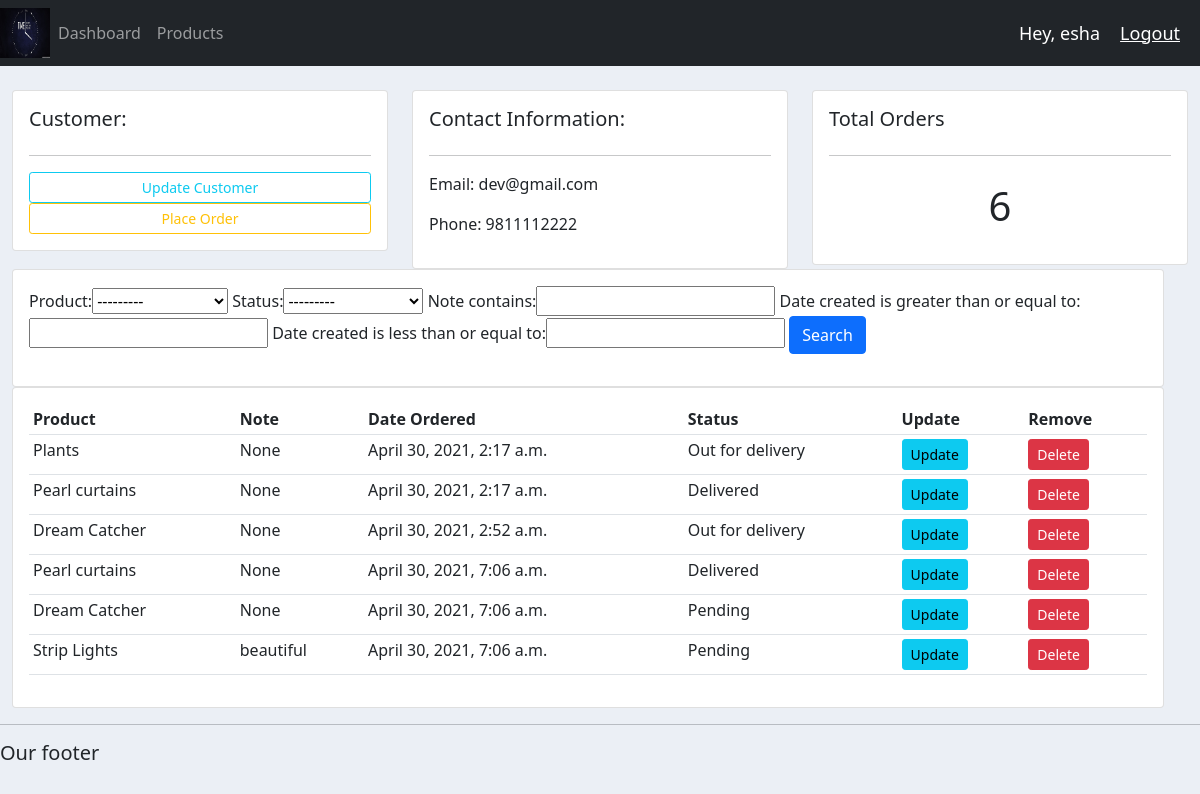
The app's page /customer/1 (signed in) with its own data.
### accounts/models.py (models this page shows, shortened)
class Customer(models.Model):
    user = models.OneToOneField(User, null=True, on_delete=models.CASCADE)
    name = models.CharField(max_length=200, null=True)
    phone = models.CharField(max_length=200, null=True)
    email = models.CharField(max_length=200, null=True)
    profile_pic = models.ImageField(null=True, blank=True)
    date_created = models.DateTimeField(auto_now_add=True, null=True)

class Order(models.Model):
    STATUS = (
        ('Pending', 'Pending'),
        ('Out for delivery', 'Out for delivery'),
        ('Delivered', 'Delivered'),
    )
    customer = models.ForeignKey(
        Customer, null=True, on_delete=models.SET_NULL)
    product = models.ForeignKey(Product, null=True, on_delete=models.SET_NULL)
    date_created = models.DateTimeField(auto_now_add=True, null=True)
    status = models.CharField(max_length=200, null=True, choices=STATUS)
    note = models.CharField(max_length=1000, null=True)

class Product(models.Model):
    CATEGORY = (
        ('Indoor', 'Indoor'),
        ('Out Door', 'Out Door')
    )
    name = models.CharField(max_length=200, null=True)
    price = models.FloatField(null=True)
    category = models.CharField(max_length=200, null=True, choices=CATEGORY)
    description = models.CharField(max_length=200, null=True, blank=True)
    date_created = models.DateTimeField(auto_now_add=True, null=True)
    tags = models.ManyToManyField(Tag)
    def __str__(self):
        return self.name

### accounts/decoraters.py (the view)
        def wrapper_func(request, *args, **kwargs):
            group = None
            if request.user.groups.exists():
                group = request.user.groups.all()[0].name
            if group in allowed_roles:
                return view_func(request, *args, **kwargs)
            else:
                return HttpResponse('You are not authorized to view this page.')

### accounts/decoraters.py (called while the page is built)
def allowed_users(allowed_roles=[]):
    def decorator(view_func):
        def wrapper_func(request, *args, **kwargs):
            group = None
            if request.user.groups.exists():
                group = request.user.groups.all()[0].name
            if group in allowed_roles:
                return view_func(request, *args, **kwargs)
            else:
                return HttpResponse('You are not authorized to view this page.')
        return wrapper_func
    return decorator

### accounts/views.py (called while the page is built)
@login_required(login_url='login')
@allowed_users(allowed_roles=['admin'])
def customer(request, pk):
    customer = Customer.objects.get(id=pk)
    orders = customer.order_set.all()
    order_count = orders.count()
    myFilter = OrderFilters(request.GET, queryset=orders)
    orders = myFilter.qs
    context = {
        'customer': customer,
        'orders': orders,
        'order_count': order_count,
        'myFilter': myFilter
    }
    return render(request, 'accounts/customer.html', context)

### accounts/templates/accounts/customer.html
{% extends 'accounts/main.html' %}
{% block content %}
<br>
<div class="row">
    <div class="col-md">
        <div class="card card-body">
            <h5>Customer:</h5>
            <hr>
            <a class="btn btn-outline-info btn-sm btn-block" href="">Update Customer</a>
            <a class="btn btn-outline-warning btn-sm btn-block" href="{% url 'create_order' customer.id %}">Place Order</a>
        </div>
    </div>
    <div class="col-md">
        <div class="card card-body">
            <h5>Contact Information:</h5>
            <hr>
            <p>Email: {{customer.email}}</p>
            <p>Phone: {{customer.phone}}</p>
        </div>
    </div>
    <div class="col-md">
        <div class="card card-body">
            <h5>Total Orders</h5>
            <hr>
            <h1 style="text-align: center; padding: 10px;">{{order_count}}</h1>
        </div>
</div>
<br>
<div class="row">
    <div class="col">
        <div class="card card-body">
            <form method="GET">
                {{myFilter.form}}
                <button class="btn btn-primary" type="submit">Search</button>
            </form>
        </div>
    </div>
</div>
<div class="row">
    <div class="col">
        <div class="card card-body">
            <table class="table table-sm">
                <tr>
                    <th>Product</th>
                    <th>Note</th>
                    <th>Date Ordered</th>
                    <th>Status</th>
                    <th>Update</th>
                    <th>Remove</th>
                </tr>
                {% for order in orders %}
                    <tr>
                        <td>{{order.product}}</td>
                        <td>{{order.note}}</td>
                        <td>{{order.date_created}}</td>
                        <td>{{order.status}}</td>
                        <td><a class="btn btn-info btn-sm" href="{% url 'update_order' order.id %}">Update</a></td>
                        <td><a class="btn btn-danger btn-sm" href="{% url 'delete_order' order.id %}">Delete</a></td>
                    </tr>
                {% endfor %}
            </table>
        </div>
    </div>
</div>
</div>
{% endblock %}

### accounts/templates/accounts/navbar.html (shortened to what this page needs)
{% load static %}
<nav class="navbar navbar-expand-lg navbar-dark bg-dark">
    <img src="{% static 'images/w3.jpg' %} " height="50" width="50">
    <div class="collapse navbar-collapse" id="navbarNav">
        <ul class="navbar-nav">
            {% if request.user.is_staff %}
            <li class="nav-item active">
                <a class="nav-link" href="{% url 'home' %}">Dashboard</a>
            </li>
            <li class="nav-item">
                <a class="nav-link" href="{% url 'products' %}">Products</a>
            </li>
            {% endif %}
        </ul>
    </div>
    <span class="hello-msg">Hey, {{request.user}}</span>
    <span><a class="hello-msg" href="{% url 'logout' %}">Logout</a></span>
</nav>

### static/CSS/main.css (style rules this page uses)
body { background-color: #ebeff5; }

### accounts/templates/accounts/navbar.html (style rules this page uses)
.hello-msg { font-size: 18px; color: #fff; margin-right: 20px }

### records on screen
Customer: email "dev@gmail.com", phone "9811112222"
Order: product "Plants", note "None", date_created "April 30, 2021, 2:17 a.m.", status "Out for delivery"
Order: product "Pearl curtains", note "None", date_created "April 30, 2021, 2:17 a.m.", status "Delivered"
Order: product "Dream Catcher", note "None", date_created "April 30, 2021, 2:52 a.m.", status "Out for delivery"
Order: product "Pearl curtains", note "None", date_created "April 30, 2021, 7:06 a.m.", status "Delivered"
Order: product "Dream Catcher", note "None", date_created "April 30, 2021, 7:06 a.m.", status "Pending"
Order: product "Strip Lights", note "beautiful", date_created "April 30, 2021, 7:06 a.m.", status "Pending"

### other values on screen
{{ request.user }} "esha"
{{ order_count }} "6"
